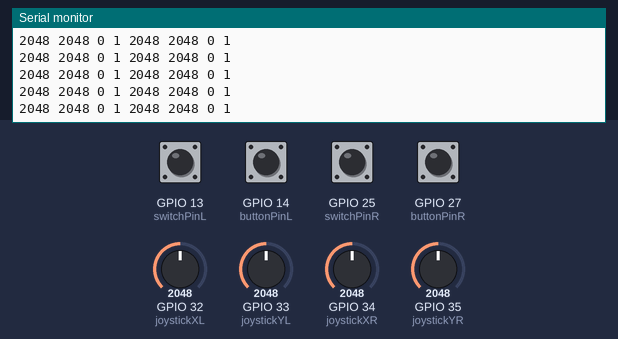
This sketch was run on a simulated ESP32. Shown: the last lines printed to the serial monitor. The test bench sets the inputs (shaded band); at power-on: GPIO 13 (switchPinL), GPIO 14 (buttonPinL), GPIO 25 (switchPinR), GPIO 27 (buttonPinR) HIGH, GPIO 32 (joystickXL) = 2048, GPIO 33 (joystickYL) = 2048, GPIO 35 (joystickYR) = 2048, GPIO 34 (joystickXR) = 2048.

Above: at 1.2 s.
1.3 s: GPIO 32 (joystickXL) set to 1065
At 1.9 s:
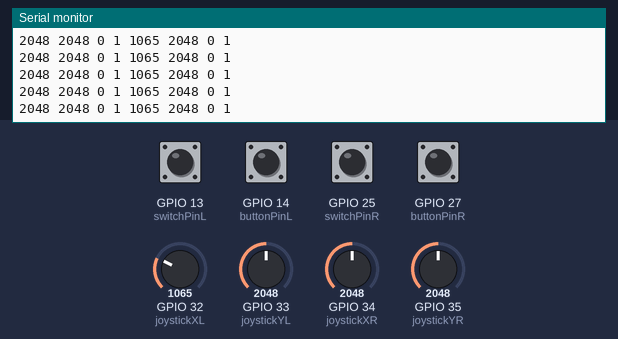
4.3 s: GPIO 32 (joystickXL) set to 962
At 5.4 s:
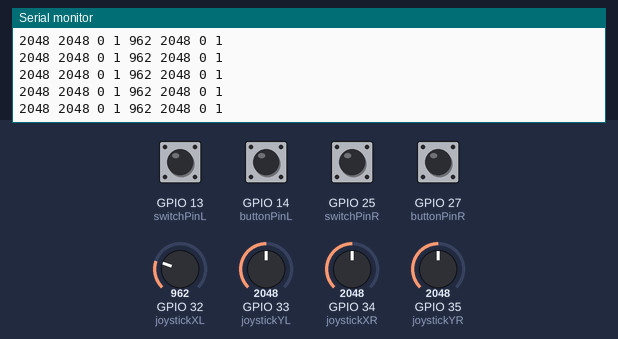
7.3 s: GPIO 33 (joystickYL) set to 1031
At 8.4 s:
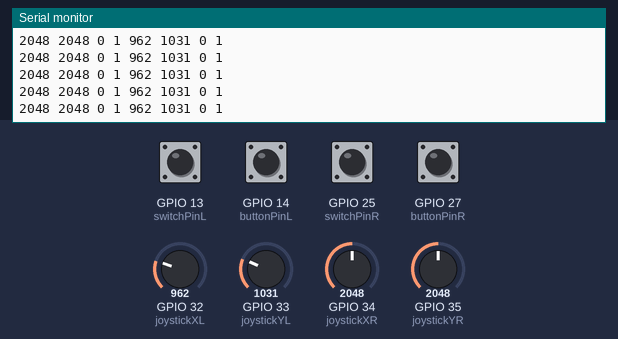
10.3 s: GPIO 33 (joystickYL) set to 932
At 11.2 s:
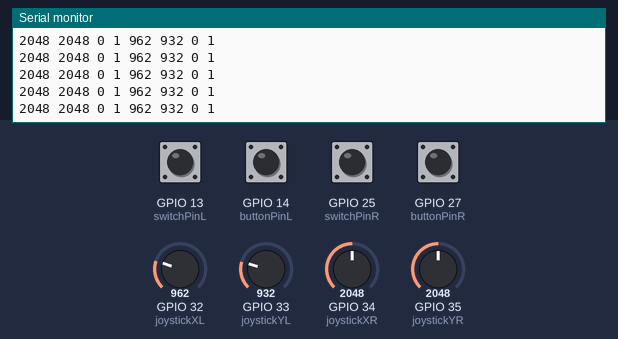
14.8 s: GPIO 35 (joystickYR) set to 1046
At 15.6 s:
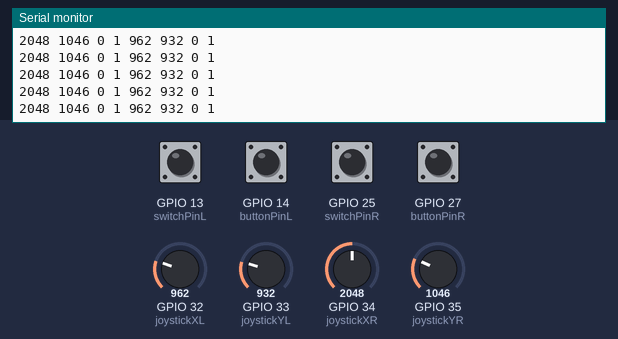
16.3 s: GPIO 35 (joystickYR) set to 974
At 17.4 s:
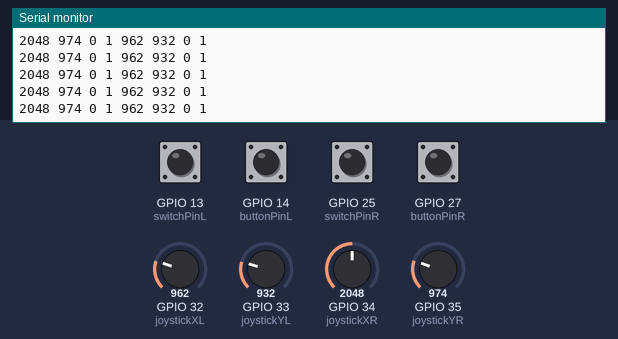
Timing chart, 0 to 18.8 s (numbered marks = the images above; inputs shaded):
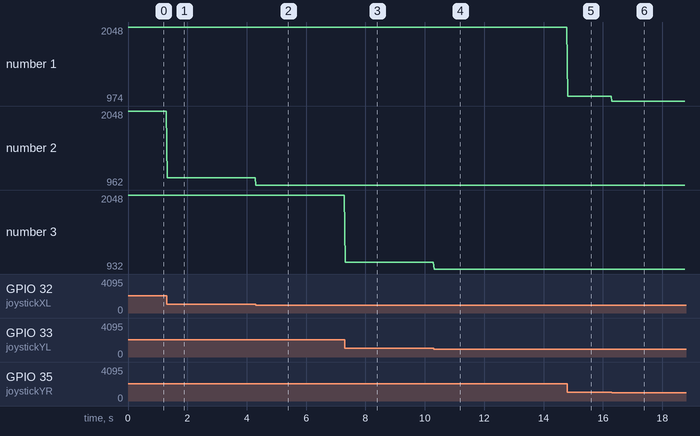

The sketch:

buttonTest.ino
```cpp
//#include <SimpleMessageSystem.h>


int buttonPinR = 27;
int buttonPinL = 14;
int buttonValR = 0;
int buttonValL = 0;


int joystickXR = 34;
int joystickYR = 35;
int joystickXL = 32;
int joystickYL = 33;
int stickValXR = 0;
int stickValYR = 0;
int stickValXL = 0;
int stickValYL = 0;


int switchPinR = 25;
int switchPinL = 13;
int switchValR = 0;
int switchValL = 0;


void setup() {
  // put your setup code here, to run once:
  pinMode(buttonPinR, INPUT_PULLUP);
  pinMode(buttonPinL, INPUT_PULLUP);
  pinMode(switchPinR, INPUT_PULLUP);
  pinMode(switchPinL, INPUT_PULLUP);

  pinMode(joystickXR, INPUT);
  pinMode(joystickXL, INPUT);
  pinMode(joystickYR, INPUT);
  pinMode(joystickYL, INPUT);

  Serial.begin(9600);
  //delay(1000);

}

void loop() {
  // put your main code here, to run repeatedly:
  buttonValR = digitalRead(buttonPinR);
  buttonValL = digitalRead(buttonPinL);

  switchValR = digitalRead(switchPinR);
  switchValL = digitalRead(switchPinL);
  //Serial.println(val);
  //Serial.println(buttonVal);

  if(digitalRead(buttonPinR) == LOW){
    delay(10);
    if(digitalRead(buttonPinR) == LOW){
      buttonValR = 1;
    }
    else{
      buttonValR = 0;
    }
  }
  else{
    buttonValR = 0;
  }

  if(digitalRead(buttonPinL) == LOW){
    delay(10);
    if(digitalRead(buttonPinL) == LOW){
      buttonValL = 1;
    }
    else{
      buttonValL = 0;
    }
  }
  else{
    buttonValL = 0;
  }

  stickValXR = analogRead(joystickXR);
  stickValXL = analogRead(joystickXL);
  stickValYR = analogRead(joystickYR);
  stickValYL = analogRead(joystickYL);

  Serial.println(String(stickValXR) + " " + String(stickValYR) + " " + String(buttonValR) + " " + String(switchValR) + " " + String(stickValXL) + " " + String(stickValYL) + " " + String(buttonValL) + " " + String(switchValL));
}
```

Measured:
- after the input at 1.3 s, the serial monitor: prints a new line at once (image 1)
- after the input at 4.3 s, the serial monitor: prints a new line at once (image 2)
- after the input at 7.3 s, the serial monitor: prints a new line at once (image 3)
- after the input at 10.3 s, the serial monitor: prints a new line at once (image 4)
- after the input at 14.8 s, the serial monitor: prints a new line at once (image 5)
- after the input at 16.3 s, the serial monitor: prints a new line at once (image 6)
- plotted number 1: 2048 → 1046 after the input at 14.8 s, 1046 → 974 after the input at 16.3 s
- plotted number 2: 2048 → 1065 after the input at 1.3 s, 1065 → 962 after the input at 4.3 s
